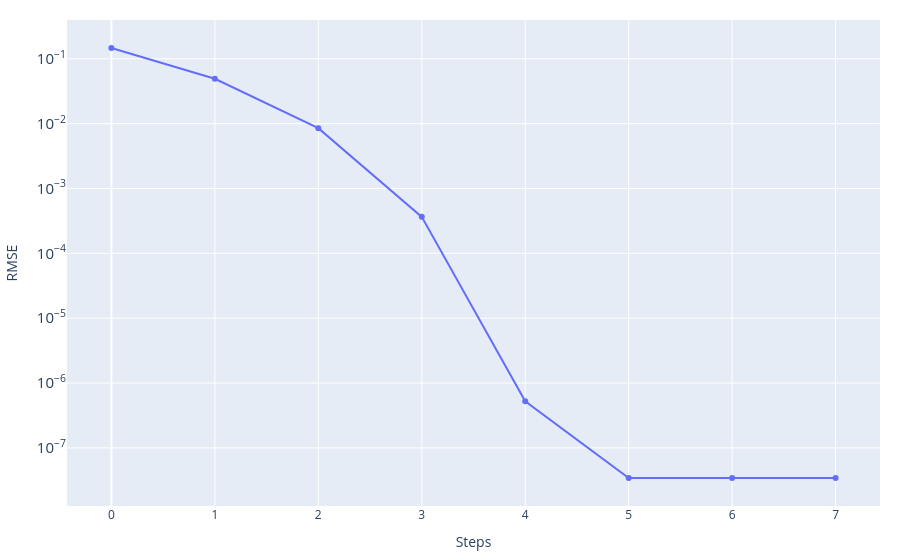
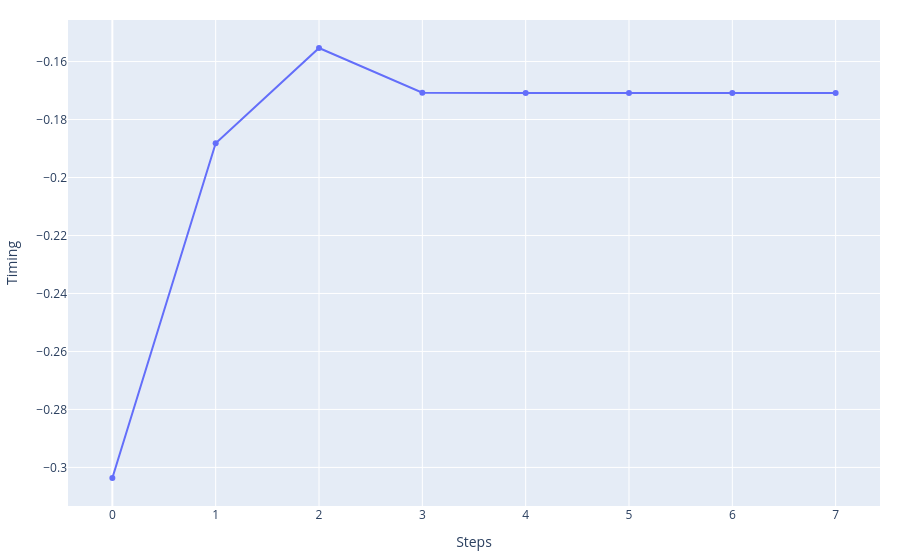
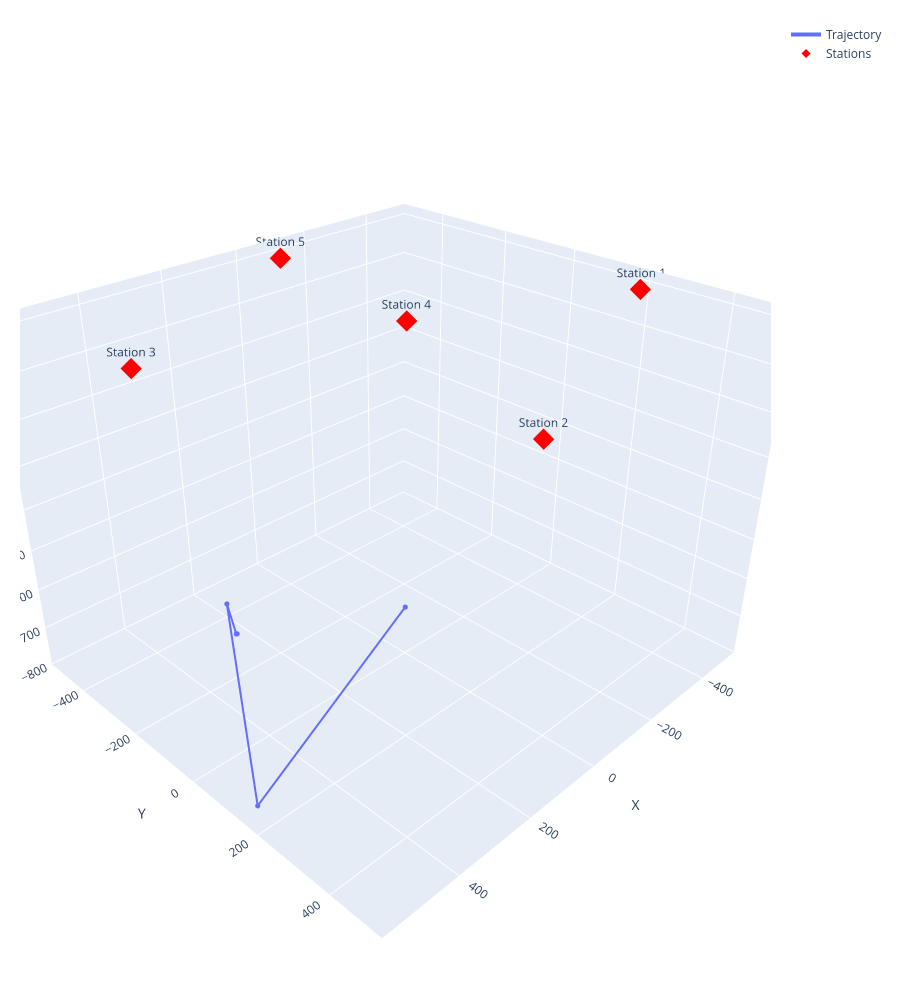

Notebook cell for these charts, in order:
### Code cell
event_best_LM, history_LM, cost_story_LM, misfit_fin_LM = Levenberg_Marquardt.Levenberg_Marquardt(
    stations=stations_norm,
    event_test=np.copy(event_ini),
    n_iteration=1_000,
    vp=vp)

print('Best fitt with:')
print(f'\t- RMSE = {misfit_fin_LM}')
print(f'\t- Event = {event_best_LM}')

Results['Levenberg-Marquardt'] = {'X':event_best_LM['X'],
                                  'Y':event_best_LM['Y'],
                                  'Z':event_best_LM['Z'],
                                  't':event_best_LM['t'],
                                  'RMSE':misfit_fin_LM}

_ = graphics.history_2d(cost_story_LM, 'RMSE', log_y=True, filename=None)
_ = graphics.history_2d(history_LM[:, 3], 'Timing', filename=None)
_ = graphics.history_3d(history_LM[:, :3], stations_norm, filename=None)

### Figure 1 — Plotly figure (JSON) as saved in the notebook; plotly's stock layout.template omitted (floating-point values rounded to 4 significant figures)
{"data": [{"mode": "lines+markers", "name": "RMSE", "type": "scatter", "x": [0, 1, 2, 3, 4, 5, 6, 7], "y": [0.1465, 0.04926, 0.008512, 0.000365, 5.246e-07, 3.437e-08, 3.437e-08, 3.437e-08]}], "layout": {"hovermode": "x unified", "margin": {"b": 20, "l": 20, "r": 20, "t": 20}, "title": {}, "xaxis": {"showgrid": true, "title": {"text": "Steps"}}, "yaxis": {"exponentformat": "power", "showgrid": true, "title": {"text": "RMSE"}, "type": "log"}}}

### Figure 2 — Plotly figure (JSON) as saved in the notebook; plotly's stock layout.template omitted (floating-point values rounded to 4 significant figures)
{"data": [{"mode": "lines+markers", "name": "Timing", "type": "scatter", "x": [0, 1, 2, 3, 4, 5, 6, 7], "y": [-0.3036, -0.1882, -0.1553, -0.1708, -0.1709, -0.1709, -0.1709, -0.1709]}], "layout": {"hovermode": "x unified", "margin": {"b": 20, "l": 20, "r": 20, "t": 20}, "title": {}, "xaxis": {"showgrid": true, "title": {"text": "Steps"}}, "yaxis": {"exponentformat": "power", "showgrid": true, "title": {"text": "Timing"}, "type": "linear"}}}

### Figure 3 — Plotly figure (JSON) as saved in the notebook; plotly's stock layout.template omitted (floating-point values rounded to 4 significant figures)
{"data": [{"customdata": ["0", "1", "2", "3", "4", "5", "6", "7"], "hovertemplate": "<b>Step %{customdata}</b><br>X: %{x:.2f}<br>Y: %{y:.2f}<br>Z: %{z:.2f}<extra></extra>", "line": {"width": 4}, "marker": {"size": 3}, "mode": "lines+markers", "name": "Trajectory", "type": "scatter3d", "x": [464.6, 560.0, 475.4, 486.7, 486.1, 486.1, 486.1, 486.1], "y": [455.9, 161.0, -3.14, 35.06, 36.67, 36.67, 36.67, 36.67], "z": [-223.2, -777.3, -436.0, -480.1, -479.2, -479.2, -479.2, -479.2]}, {"hovertemplate": "<b>%{text}</b><br>X: %{x:.2f}<br>Y: %{y:.2f}<br>Z: %{z:.2f}<extra></extra>", "marker": {"color": "red", "size": 7, "symbol": "diamond"}, "mode": "markers+text", "name": "Stations", "text": ["Station 1", "Station 2", "Station 3", "Station 4", "Station 5"], "textposition": "top center", "type": "scatter3d", "x": [-500.0, 200.0, 500.0, 0.0, -100.0], "y": [200.0, 500.0, -200.0, 0.0, -500.0], "z": [-10.0, -10.0, -10.0, 0.0, -10.0]}], "layout": {"height": 1000, "margin": {"b": 20, "l": 20, "r": 20, "t": 20}, "scene": {"aspectmode": "data", "camera": {"eye": {"x": 1.5, "y": 1.5, "z": 1.2}}, "xaxis": {"showgrid": true, "title": {"text": "X"}}, "yaxis": {"showgrid": true, "title": {"text": "Y"}}, "zaxis": {"showgrid": true, "title": {"text": "Z"}}}, "title": {}}}
